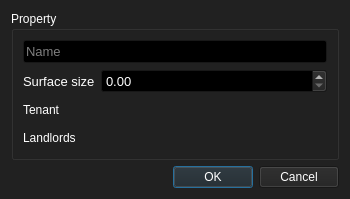
<?xml version="1.0" encoding="UTF-8"?>
<ui version="4.0">
 <class>W_Property_Creator</class>
 <widget class="QWidget" name="W_Property_Creator">
  <property name="geometry">
   <rect>
    <x>0</x>
    <y>0</y>
    <width>350</width>
    <height>199</height>
   </rect>
  </property>
  <property name="palette">
   <palette>
    <active>
     <colorrole role="WindowText">
      <brush brushstyle="SolidPattern">
       <color alpha="255">
        <red>255</red>
        <green>255</green>
        <blue>255</blue>
       </color>
      </brush>
     </colorrole>
     <colorrole role="Button">
      <brush brushstyle="SolidPattern">
       <color alpha="255">
        <red>33</red>
        <green>33</green>
        <blue>33</blue>
       </color>
      </brush>
     </colorrole>
     <colorrole role="Light">
      <brush brushstyle="SolidPattern">
       <color alpha="255">
        <red>49</red>
        <green>49</green>
        <blue>49</blue>
       </color>
      </brush>
     </colorrole>
     <colorrole role="Midlight">
      <brush brushstyle="SolidPattern">
       <color alpha="255">
        <red>41</red>
        <green>41</green>
        <blue>41</blue>
       </color>
      </brush>
     </colorrole>
     <colorrole role="Dark">
      <brush brushstyle="SolidPattern">
       <color alpha="255">
        <red>16</red>
        <green>16</green>
        <blue>16</blue>
       </color>
      </brush>
     </colorrole>
     <colorrole role="Mid">
      <brush brushstyle="SolidPattern">
       <color alpha="255">
        <red>22</red>
        <green>22</green>
        <blue>22</blue>
       </color>
      </brush>
     </colorrole>
     <colorrole role="Text">
      <brush brushstyle="SolidPattern">
       <color alpha="255">
        <red>255</red>
        <green>255</green>
        <blue>255</blue>
       </color>
      </brush>
     </colorrole>
     <colorrole role="BrightText">
      <brush brushstyle="SolidPattern">
       <color alpha="255">
        <red>255</red>
        <green>255</green>
        <blue>255</blue>
       </color>
      </brush>
     </colorrole>
     <colorrole role="ButtonText">
      <brush brushstyle="SolidPattern">
       <color alpha="255">
        <red>255</red>
        <green>255</green>
        <blue>255</blue>
       </color>
      </brush>
     </colorrole>
     <colorrole role="Base">
      <brush brushstyle="SolidPattern">
       <color alpha="255">
        <red>0</red>
        <green>0</green>
        <blue>0</blue>
       </color>
      </brush>
     </colorrole>
     <colorrole role="Window">
      <brush brushstyle="SolidPattern">
       <color alpha="255">
        <red>33</red>
        <green>33</green>
        <blue>33</blue>
       </color>
      </brush>
     </colorrole>
     <colorrole role="Shadow">
      <brush brushstyle="SolidPattern">
       <color alpha="255">
        <red>0</red>
        <green>0</green>
        <blue>0</blue>
       </color>
      </brush>
     </colorrole>
     <colorrole role="AlternateBase">
      <brush brushstyle="SolidPattern">
       <color alpha="255">
        <red>16</red>
        <green>16</green>
        <blue>16</blue>
       </color>
      </brush>
     </colorrole>
     <colorrole role="ToolTipBase">
      <brush brushstyle="SolidPattern">
       <color alpha="255">
        <red>255</red>
        <green>255</green>
        <blue>220</blue>
       </color>
      </brush>
     </colorrole>
     <colorrole role="ToolTipText">
      <brush brushstyle="SolidPattern">
       <color alpha="255">
        <red>0</red>
        <green>0</green>
        <blue>0</blue>
       </color>
      </brush>
     </colorrole>
     <colorrole role="PlaceholderText">
      <brush brushstyle="SolidPattern">
       <color alpha="127">
        <red>255</red>
        <green>255</green>
        <blue>255</blue>
       </color>
      </brush>
     </colorrole>
     <colorrole role="Accent">
      <brush brushstyle="SolidPattern">
       <color alpha="255">
        <red>0</red>
        <green>0</green>
        <blue>0</blue>
       </color>
      </brush>
     </colorrole>
    </active>
    <inactive>
     <colorrole role="WindowText">
      <brush brushstyle="SolidPattern">
       <color alpha="255">
        <red>255</red>
        <green>255</green>
        <blue>255</blue>
       </color>
      </brush>
     </colorrole>
     <colorrole role="Button">
      <brush brushstyle="SolidPattern">
       <color alpha="255">
        <red>33</red>
        <green>33</green>
        <blue>33</blue>
       </color>
      </brush>
     </colorrole>
     <colorrole role="Light">
      <brush brushstyle="SolidPattern">
       <color alpha="255">
        <red>49</red>
        <green>49</green>
        <blue>49</blue>
       </color>
      </brush>
     </colorrole>
     <colorrole role="Midlight">
      <brush brushstyle="SolidPattern">
       <color alpha="255">
        <red>41</red>
        <green>41</green>
        <blue>41</blue>
       </color>
      </brush>
     </colorrole>
     <colorrole role="Dark">
      <brush brushstyle="SolidPattern">
       <color alpha="255">
        <red>16</red>
        <green>16</green>
        <blue>16</blue>
       </color>
      </brush>
     </colorrole>
     <colorrole role="Mid">
      <brush brushstyle="SolidPattern">
       <color alpha="255">
        <red>22</red>
        <green>22</green>
        <blue>22</blue>
       </color>
      </brush>
     </colorrole>
     <colorrole role="Text">
      <brush brushstyle="SolidPattern">
       <color alpha="255">
        <red>255</red>
        <green>255</green>
        <blue>255</blue>
       </color>
      </brush>
     </colorrole>
     <colorrole role="BrightText">
      <brush brushstyle="SolidPattern">
       <color alpha="255">
        <red>255</red>
        <green>255</green>
        <blue>255</blue>
       </color>
      </brush>
     </colorrole>
     <colorrole role="ButtonText">
      <brush brushstyle="SolidPattern">
       <color alpha="255">
        <red>255</red>
        <green>255</green>
        <blue>255</blue>
       </color>
      </brush>
     </colorrole>
     <colorrole role="Base">
      <brush brushstyle="SolidPattern">
       <color alpha="255">
        <red>0</red>
        <green>0</green>
        <blue>0</blue>
       </color>
      </brush>
     </colorrole>
     <colorrole role="Window">
      <brush brushstyle="SolidPattern">
       <color alpha="255">
        <red>33</red>
        <green>33</green>
        <blue>33</blue>
       </color>
      </brush>
     </colorrole>
     <colorrole role="Shadow">
      <brush brushstyle="SolidPattern">
       <color alpha="255">
        <red>0</red>
        <green>0</green>
        <blue>0</blue>
       </color>
      </brush>
     </colorrole>
     <colorrole role="AlternateBase">
      <brush brushstyle="SolidPattern">
       <color alpha="255">
        <red>16</red>
        <green>16</green>
        <blue>16</blue>
       </color>
      </brush>
     </colorrole>
     <colorrole role="ToolTipBase">
      <brush brushstyle="SolidPattern">
       <color alpha="255">
        <red>255</red>
        <green>255</green>
        <blue>220</blue>
       </color>
      </brush>
     </colorrole>
     <colorrole role="ToolTipText">
      <brush brushstyle="SolidPattern">
       <color alpha="255">
        <red>0</red>
        <green>0</green>
        <blue>0</blue>
       </color>
      </brush>
     </colorrole>
     <colorrole role="PlaceholderText">
      <brush brushstyle="SolidPattern">
       <color alpha="127">
        <red>255</red>
        <green>255</green>
        <blue>255</blue>
       </color>
      </brush>
     </colorrole>
     <colorrole role="Accent">
      <brush brushstyle="SolidPattern">
       <color alpha="255">
        <red>0</red>
        <green>0</green>
        <blue>0</blue>
       </color>
      </brush>
     </colorrole>
    </inactive>
    <disabled>
     <colorrole role="WindowText">
      <brush brushstyle="SolidPattern">
       <color alpha="255">
        <red>16</red>
        <green>16</green>
        <blue>16</blue>
       </color>
      </brush>
     </colorrole>
     <colorrole role="Button">
      <brush brushstyle="SolidPattern">
       <color alpha="255">
        <red>33</red>
        <green>33</green>
        <blue>33</blue>
       </color>
      </brush>
     </colorrole>
     <colorrole role="Light">
      <brush brushstyle="SolidPattern">
       <color alpha="255">
        <red>49</red>
        <green>49</green>
        <blue>49</blue>
       </color>
      </brush>
     </colorrole>
     <colorrole role="Midlight">
      <brush brushstyle="SolidPattern">
       <color alpha="255">
        <red>41</red>
        <green>41</green>
        <blue>41</blue>
       </color>
      </brush>
     </colorrole>
     <colorrole role="Dark">
      <brush brushstyle="SolidPattern">
       <color alpha="255">
        <red>16</red>
        <green>16</green>
        <blue>16</blue>
       </color>
      </brush>
     </colorrole>
     <colorrole role="Mid">
      <brush brushstyle="SolidPattern">
       <color alpha="255">
        <red>22</red>
        <green>22</green>
        <blue>22</blue>
       </color>
      </brush>
     </colorrole>
     <colorrole role="Text">
      <brush brushstyle="SolidPattern">
       <color alpha="255">
        <red>16</red>
        <green>16</green>
        <blue>16</blue>
       </color>
      </brush>
     </colorrole>
     <colorrole role="BrightText">
      <brush brushstyle="SolidPattern">
       <color alpha="255">
        <red>255</red>
        <green>255</green>
        <blue>255</blue>
       </color>
      </brush>
     </colorrole>
     <colorrole role="ButtonText">
      <brush brushstyle="SolidPattern">
       <color alpha="255">
        <red>16</red>
        <green>16</green>
        <blue>16</blue>
       </color>
      </brush>
     </colorrole>
     <colorrole role="Base">
      <brush brushstyle="SolidPattern">
       <color alpha="255">
        <red>33</red>
        <green>33</green>
        <blue>33</blue>
       </color>
      </brush>
     </colorrole>
     <colorrole role="Window">
      <brush brushstyle="SolidPattern">
       <color alpha="255">
        <red>33</red>
        <green>33</green>
        <blue>33</blue>
       </color>
      </brush>
     </colorrole>
     <colorrole role="Shadow">
      <brush brushstyle="SolidPattern">
       <color alpha="255">
        <red>0</red>
        <green>0</green>
        <blue>0</blue>
       </color>
      </brush>
     </colorrole>
     <colorrole role="AlternateBase">
      <brush brushstyle="SolidPattern">
       <color alpha="255">
        <red>33</red>
        <green>33</green>
        <blue>33</blue>
       </color>
      </brush>
     </colorrole>
     <colorrole role="ToolTipBase">
      <brush brushstyle="SolidPattern">
       <color alpha="255">
        <red>255</red>
        <green>255</green>
        <blue>220</blue>
       </color>
      </brush>
     </colorrole>
     <colorrole role="ToolTipText">
      <brush brushstyle="SolidPattern">
       <color alpha="255">
        <red>0</red>
        <green>0</green>
        <blue>0</blue>
       </color>
      </brush>
     </colorrole>
     <colorrole role="PlaceholderText">
      <brush brushstyle="SolidPattern">
       <color alpha="127">
        <red>16</red>
        <green>16</green>
        <blue>16</blue>
       </color>
      </brush>
     </colorrole>
     <colorrole role="Accent">
      <brush brushstyle="SolidPattern">
       <color alpha="255">
        <red>23</red>
        <green>23</green>
        <blue>23</blue>
       </color>
      </brush>
     </colorrole>
    </disabled>
   </palette>
  </property>
  <property name="windowTitle">
   <string>Building Creator</string>
  </property>
  <property name="windowIcon">
   <iconset>
    <normaloff>:/assets/gargoyle-house.svg</normaloff>:/assets/gargoyle-house.svg</iconset>
  </property>
  <layout class="QGridLayout" name="gridLayout">
   <item row="0" column="0">
    <widget class="QGroupBox" name="groupBox_3">
     <property name="title">
      <string>Property</string>
     </property>
     <layout class="QGridLayout" name="gridLayout_3">
      <item row="0" column="0" colspan="2">
       <widget class="QLineEdit" name="le_name">
        <property name="sizePolicy">
         <sizepolicy hsizetype="Preferred" vsizetype="Maximum">
          <horstretch>0</horstretch>
          <verstretch>0</verstretch>
         </sizepolicy>
        </property>
        <property name="font">
         <font>
          <pointsize>10</pointsize>
         </font>
        </property>
        <property name="styleSheet">
         <string notr="true"/>
        </property>
        <property name="text">
         <string/>
        </property>
        <property name="placeholderText">
         <string>Name</string>
        </property>
       </widget>
      </item>
      <item row="1" column="1">
       <widget class="QDoubleSpinBox" name="dsb_surface_size">
        <property name="font">
         <font>
          <pointsize>10</pointsize>
         </font>
        </property>
       </widget>
      </item>
      <item row="2" column="0">
       <widget class="QLabel" name="label_2">
        <property name="text">
         <string>Tenant</string>
        </property>
       </widget>
      </item>
      <item row="2" column="1">
       <widget class="ligarium::W_Field" name="tenant" native="true"/>
      </item>
      <item row="1" column="0">
       <widget class="QLabel" name="label">
        <property name="sizePolicy">
         <sizepolicy hsizetype="Maximum" vsizetype="Preferred">
          <horstretch>0</horstretch>
          <verstretch>0</verstretch>
         </sizepolicy>
        </property>
        <property name="font">
         <font>
          <pointsize>10</pointsize>
         </font>
        </property>
        <property name="text">
         <string>Surface size</string>
        </property>
       </widget>
      </item>
      <item row="3" column="0">
       <widget class="QLabel" name="label_3">
        <property name="text">
         <string>Landlords</string>
        </property>
       </widget>
      </item>
      <item row="3" column="1">
       <widget class="ligarium::W_Many_Field" name="landlords" native="true"/>
      </item>
     </layout>
    </widget>
   </item>
   <item row="1" column="0">
    <widget class="QDialogButtonBox" name="buttonBox">
     <property name="orientation">
      <enum>Qt::Orientation::Horizontal</enum>
     </property>
     <property name="standardButtons">
      <set>QDialogButtonBox::StandardButton::Cancel|QDialogButtonBox::StandardButton::Ok</set>
     </property>
    </widget>
   </item>
  </layout>
 </widget>
 <customwidgets>
  <customwidget>
   <class>ligarium::W_Field</class>
   <extends>QWidget</extends>
   <header>ligarium/widget/w_field.h</header>
   <container>1</container>
  </customwidget>
  <customwidget>
   <class>ligarium::W_Many_Field</class>
   <extends>QWidget</extends>
   <header>ligarium/widget/w_many_field.h</header>
   <container>1</container>
  </customwidget>
 </customwidgets>
 <resources/>
 <connections/>
</ui>
